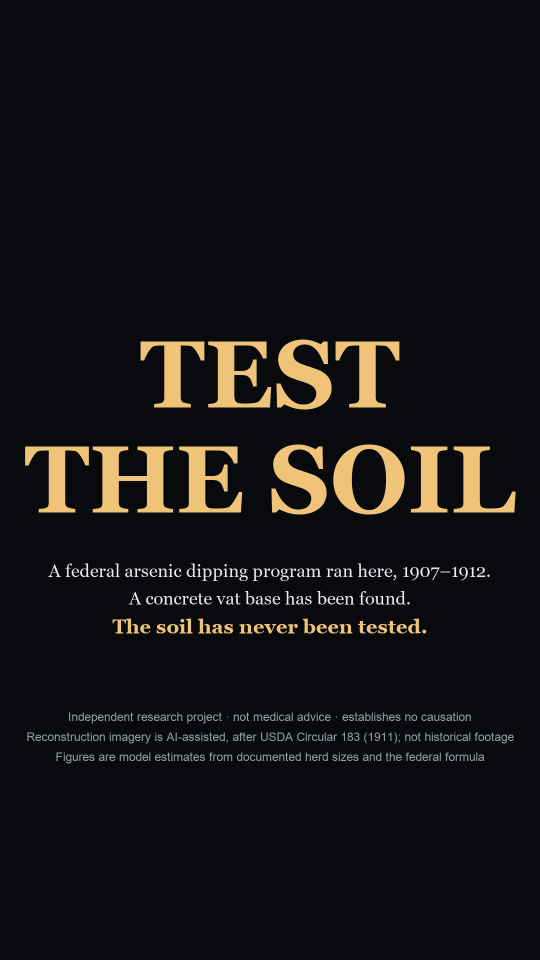
#> input picture evidence/lhdrs/phase2_narrated/closing_card.png, 1080 x 1920 px (shown at 1/2 size)
$ python -i explainer.py   (imports and definitions only)
#> lines starting #> are read from the running program, lines starting #| are printed output that depends on the picture
import numpy as np, subprocess, math, os, random
from PIL import Image, ImageDraw, ImageFont, ImageFilter
W,H=1080,1920; FPS=24; DUR=65.04; N=int(round(DUR*FPS))
FD="/System/Library/Fonts/Supplemental/"
def F(n,s): return ImageFont.truetype(FD+n,s)
GB=lambda s:F("Georgia Bold.ttf",s); GR=lambda s:F("Georgia.ttf",s); AB=lambda s:F("Arial Bold.ttf",s); AR=lambda s:F("Arial.ttf",s)
BG=(12,16,24); AMB=(240,196,120); INK=(232,234,238); MUT=(150,156,166); RED=(196,58,44); CYN=(150,220,255)
def ss(a,b,x):
    t=min(max((x-a)/(b-a),0),1); return t*t*(3-2*t)
def eo(a,b,x):  # ease-out
    t=min(max((x-a)/(b-a),0),1); return 1-(1-t)**3
def fmt(n): return f"{int(round(n)):,}"
# [1 line not run here, left out]
STARS=[(random.uniform(0,W),random.uniform(0,H),random.uniform(0.3,1.0)) for _ in range(140)]
# [1 line not run here, left out]
# [4 lines left out: function header, not called in this run]
def counter(d,x,y,val,font,fill,suffix="",prefix=""):
    d.text((x,y),f"{prefix}{fmt(val)}{suffix}",font=font,fill=fill,anchor="ma")
def bar(d,x,y,w,h,frac,col,track=(28,34,46)):
    d.rounded_rectangle([x,y,x+w,y+h],h//2,fill=track)
    if frac>0: d.rounded_rectangle([x,y,x+max(h,w*frac),y+h],h//2,fill=col)
# [143 lines left out: functions sack, scene_record, scene_math, scene_element, scene_vat, scene_scale, not called in this run]
def frame(i):
    u=i/FPS
    im=Image.new("RGBA",(W,H),BG+(255,)); d=ImageDraw.Draw(im,"RGBA")
    for (x,y,b) in STARS: d.point((x,(y+u*6*b)%H),fill=(40,48,64,int(120*b)))
    if u<14: scene_record(im,d,u)
    elif u<31: scene_math(im,d,u)
    elif u<41: scene_element(im,d,u)
    elif u<55: scene_vat(im,d,u)
    else: scene_scale(im,d,u)
    # scene fades
    for edge in (14,31,41,55):
        k=1-min(1,abs(u-edge)/0.35)
        if k>0: im.alpha_composite(Image.new("RGBA",(W,H),BG+(int(255*k),)))
    return im.convert("RGB")
# [8 lines not run here, left out]

>>> import cv2
>>> picture = cv2.imread('closing_card.png', cv2.IMREAD_GRAYSCALE)
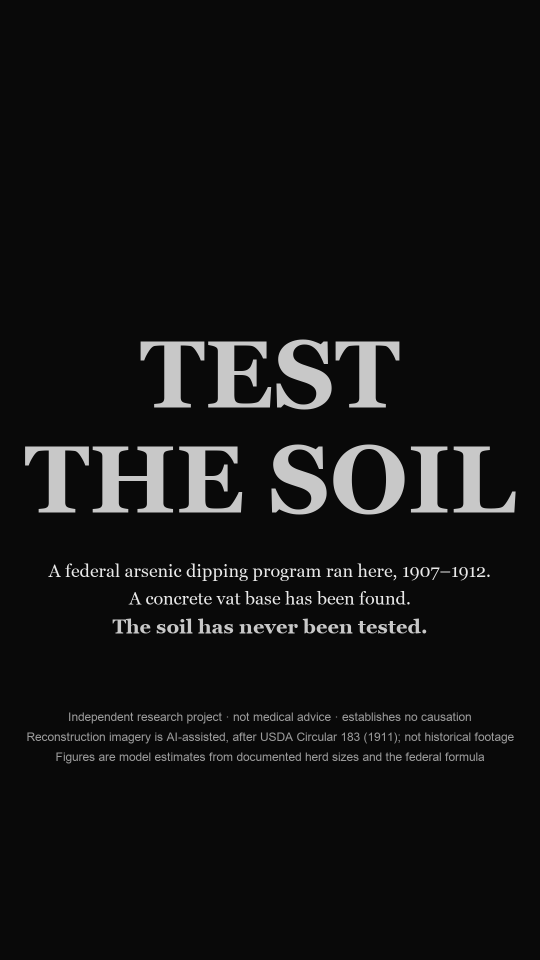
#> picture: shape (1920, 1080) (shown at 1/2 size); min 9, max 233, mean 18.9
>>> result = frame(picture)
#> in frame, `im = Image.new('RGBA', (W, H), BG + (255,))`:
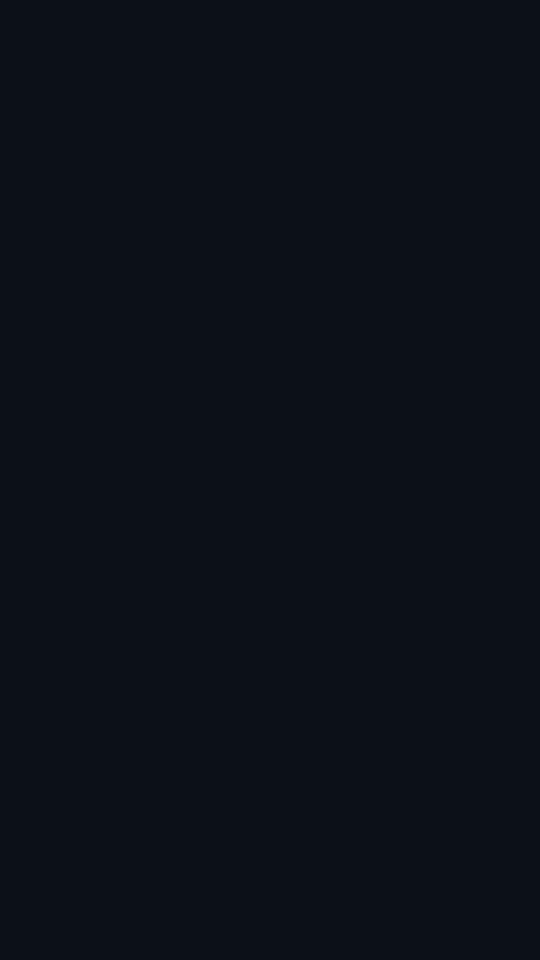
#> im: PIL image 1080x1920 RGBA (shown at 1/2 size); mean R, G, B, A 12, 16, 24, 255
#> (the run stopped early here; a loop or call above may not have finished)

$ run again, on evidence/lhdrs/imagery/ladera_1997_1998.jpg
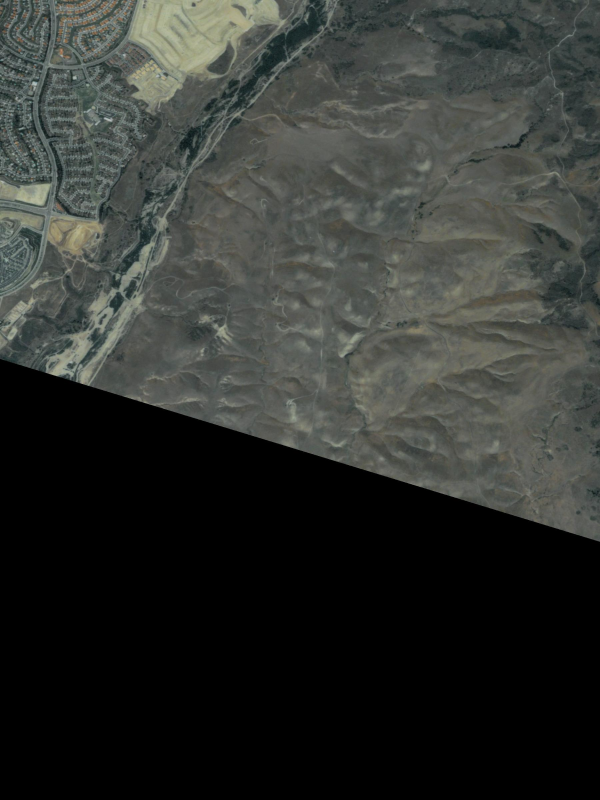
#> input picture evidence/lhdrs/imagery/ladera_1997_1998.jpg, 1800 x 2400 px (shown at 1/3 size)
#> in frame, `u=i/FPS`:
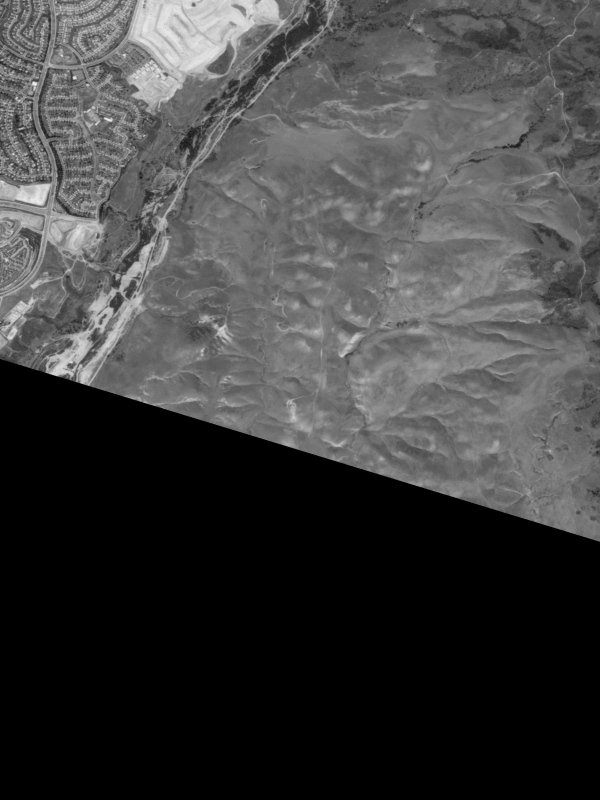
#> u: shape (2400, 1800) float64 (shown at 1/3 size); min 0, max 8.25, mean 2.07; drawn with min black and max white
